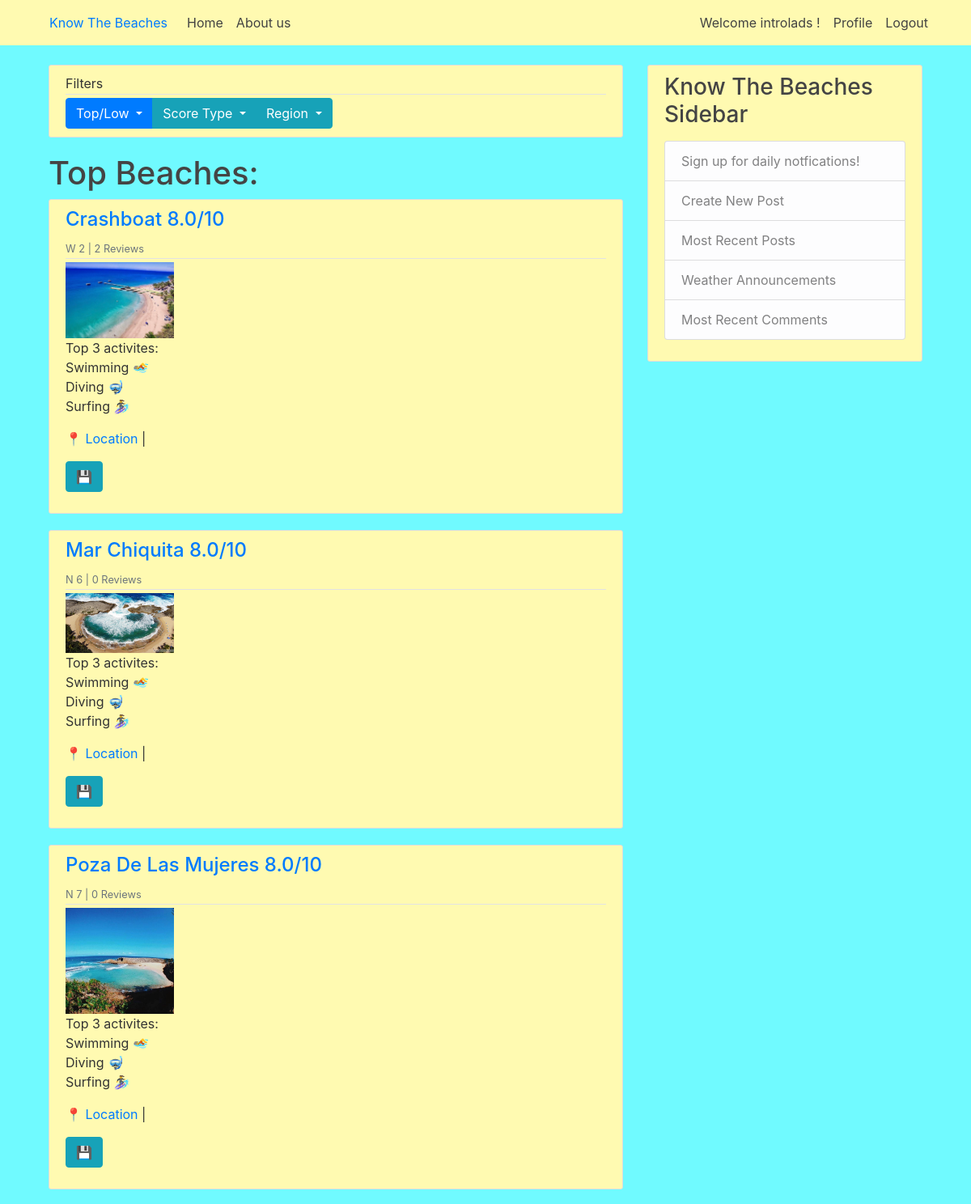
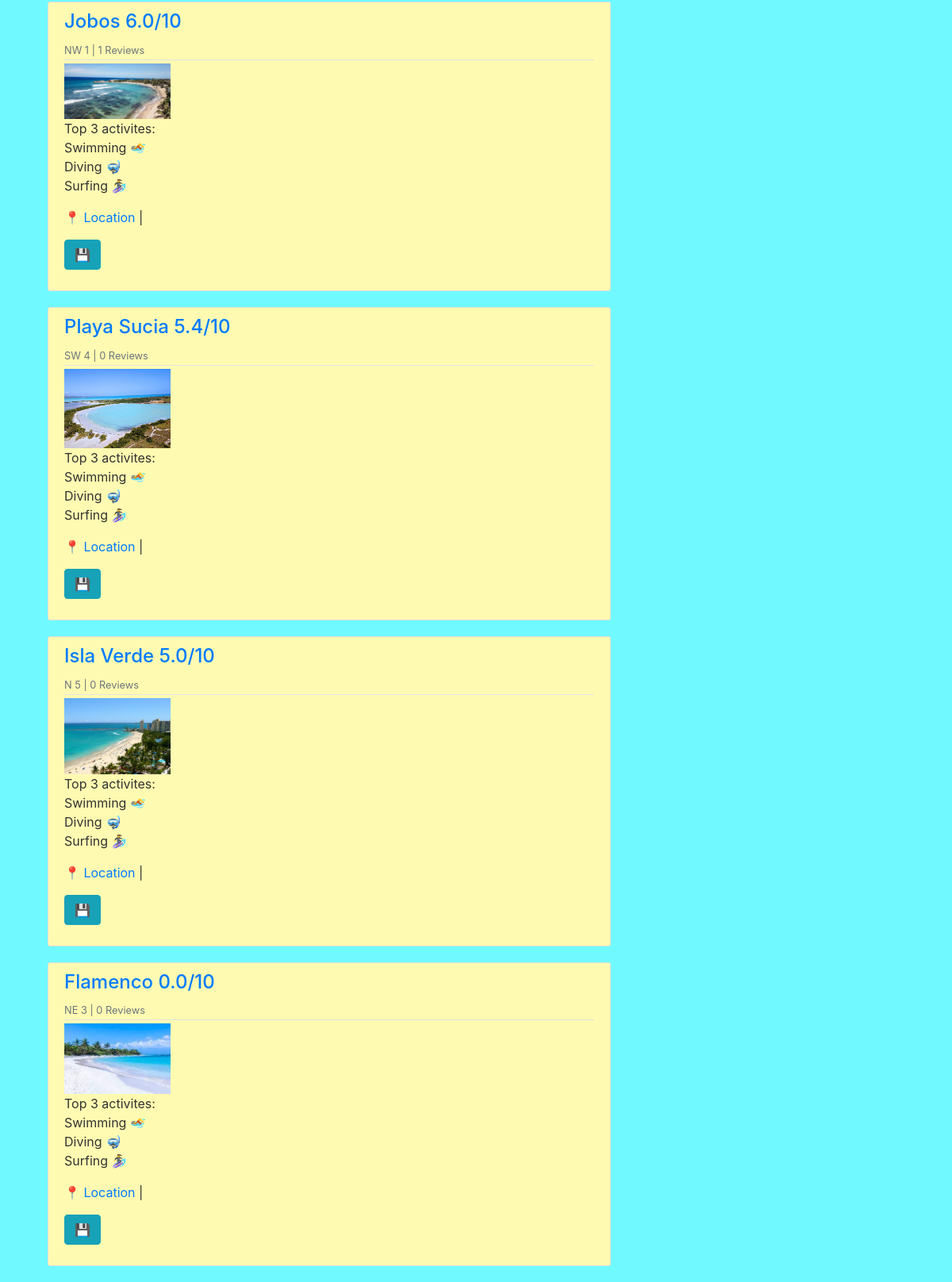
The app's page / (signed in) with its own data (2 pictures, top to bottom).
### beach/models.py (models this page shows, shortened)
class Beach(models.Model):
    name = models.CharField(max_length = 60)
    img = models.ImageField(upload_to='beach_pic', null = True)
    region = models.CharField(max_length = 2, choices=CHOICE_REGIONS) # N, NE, E, SE, S, SW, W, NW
    overallRating = models.DecimalField(max_digits=3, decimal_places=1, null = True)
    swimRating = models.DecimalField(max_digits=3, decimal_places=1, null = True)
    diveRating = models.DecimalField(max_digits=3, decimal_places=1, null = True)
    surfRating = models.DecimalField(max_digits=3, decimal_places=1, null = True)
    loungeRating = models.DecimalField(max_digits=3, decimal_places=1, null = True)
    boatRating = models.DecimalField(max_digits=3, decimal_places=1, null = True)
    isCleanRating = models.DecimalField(max_digits=3, decimal_places=1, null = True)
    safetyRating = models.DecimalField(max_digits=3, decimal_places=1, null = True)
    lifeguardRating = models.CharField(max_length = 3, choices=CHOICE_AVAILABLE, default= 'No')

### home/views.py (the view)
# urls.py: path('', views.home, name = 'home'),
def home(request):
    beachesCommentAmount = {}
    for beach in topOverallBeaches:
        beachesCommentAmount[str(beach.name)] = Comment.objects.filter(beach__name=beach.name).count()
    context = {
        'topOverallBeaches' : topOverallBeaches,
        'beachesCommentAmount' : beachesCommentAmount,
    }
    return render(request, 'home/home.html', context)

### templates/home/home.html (shortened to what this page needs)
{% extends "base.html" %}
{% block content %}
<article class="media content-section">
  <div class="media-body">
    <div class="article-metadata">
      Filters
    </div>
    <div>
      <div class="btn-group" role="group" aria-label="Button Group with Dropdown">
        <div class="btn-group">
          <button class="btn btn-primary dropdown-toggle" type="button" id="dropdownMenuButton1" data-toggle="dropdown" aria-haspopup="true" aria-expanded="false">
            Top/Low
          </button>
        </div>
        <div class="btn-group">
          <button class="btn btn-info dropdown-toggle" type="button" id="dropdownMenuButton2" data-toggle="dropdown" aria-haspopup="true" aria-expanded="false">
            Score Type
          </button>
        </div>
        <div class="btn-group">
          <button class="btn btn-info dropdown-toggle" type="button" id="dropdownMenuButton3" data-toggle="dropdown" aria-haspopup="true" aria-expanded="false">
            Region
          </button>
      </div>
    </div>
  </div>
</article>
<h1>Top Beaches: </h1>
<div>
    {% for beach in topOverallBeaches %}
    <article class="media content-section">
        <div class="media-body">
          <div class="article-metadata">
            <h4><a class="mr-2" href="{% url 'beach' beach.name %}">{{ beach.name | title}} {{ beach.overallRating }}/10 </a> </h4>
            <div><small class="text-muted">{{ beach.region }} {{beach.id}} | {{ beachesCommentAmount|get:beach.name}} Reviews</small></div>
          </div>
          <div>
            <img src="{{beach.img.url}}" alt="image not found" width="20%">
          </div>
          <div>
            <p class="article-content">Top 3 activites: <br> Swimming 🏊 <br> Diving 🤿 <br> Surfing 🏄‍♀️ </p>
            <p class="article-content"><a href="/#">📍 Location </a> | <form action="add/{{beach.name}}"><button class="btn btn-info" type="btn">💾</button></form></p>
          </div>
        </div>
      </article>
  {% endfor %}
</div>
{% endblock content %}

### templates/base.html (shortened to what this page needs)
{% load static %}
<!doctype html>
<html lang="en">
  <head>
    <link rel="stylesheet" href="https://maxcdn.bootstrapcdn.com/bootstrap/4.0.0/css/bootstrap.min.css">
    <link rel="stylesheet" type = "text/css" href="{% static 'beach/main.css'%}">
  </head>
  <body>
    <header class="site-header">
        <nav class="navbar navbar-expand-md navbar-dark bg-steel fixed-top">
          <div class="container">
            <a class="nav-item nav-link" href="/">Know The Beaches</a>
            <div class="collapse navbar-collapse" id="navbarToggle">
              <div class="navbar-nav mr-auto">
                <a class="nav-item nav-link" href="/">Home</a>
                <a class="nav-item nav-link" href="/about">About us</a>
              </div>
              <div class="navbar-nav">
                {% if user.is_authenticated %}
                  <a class="nav-item nav-link"> Welcome {{ user.username }} !</a>
                  <a class="nav-item nav-link" href="{% url 'profile' user.username %}">Profile</a>
                  <a class="nav-item nav-link" href="{% url 'logout' %}">Logout</a>
                {% else %}
                  <a class="nav-item nav-link" href="{% url 'login' %}">Login</a>
                  <a class="nav-item nav-link" href="{% url 'register' %}">Register</a>
                {% endif %}
              </div>
            </div>
          </div>
        </nav>
      </header>
      <div class = "container">
        <main role="main" class="container">
            <div class="row">
              <div class="col-md-8">
                {% block content %}{% endblock %}
              </div>
              <div class="col-md-4">
                <div class="content-section">
                  <h3>Know The Beaches Sidebar</h3>
                  <p class='text-muted'>
                    <ul class="list-group">
                      <li class="list-group-item list-group-item-light">Sign up for daily notfications!</li>
                      <li class="list-group-item list-group-item-light">Create New Post</li>
                      <li class="list-group-item list-group-item-light"> Most Recent Posts</li>
                      <li class="list-group-item list-group-item-light">Weather Announcements</li>
                      <li class="list-group-item list-group-item-light">Most Recent Comments</li>
                    </ul>
                  </p>
                </div>
              </div>
            </div>
          </main>
      </div>
  </body>
</html>

### beach/static/beach/main.css (style rules this page uses)
body { background: #70faff; color: #333333; margin-top: 5rem; }
h1, h2, h3, h4, h5, h6 { color: #444444; }
ul { margin: 0; }
.bg-steel { background-color: #fffab1; }
.site-header .navbar-nav .nav-link { color: #424242; }
.content-section { background: #fffab1; padding: 10px 20px; border: 1px solid #dddddd; border-radius: 3px; margin-bottom: 20px; }
.article-content { white-space: pre-line; }
.article-metadata { padding-bottom: 1px; margin-bottom: 4px; border-bottom: 1px solid #e3e3e3 }

### records on screen
Beach: name "Crashboat", overallRating "8.0", region "W", id "2", name "2", img (picture)
Beach: name "Mar Chiquita", overallRating "8.0", region "N", id "6", name "0", img (picture)
Beach: name "Poza De Las Mujeres", overallRating "8.0", region "N", id "7", name "0", img (picture)
Beach: name "Jobos", overallRating "6.0", region "NW", id "1", name "1", img (picture)
Beach: name "Playa Sucia", overallRating "5.4", region "SW", id "4", name "0", img (picture)
Beach: name "Isla Verde", overallRating "5.0", region "N", id "5", name "0", img (picture)
Beach: name "Flamenco", overallRating "0.0", region "NE", id "3", name "0", img (picture)

### other values on screen
{{ user.username }} "introlads"
